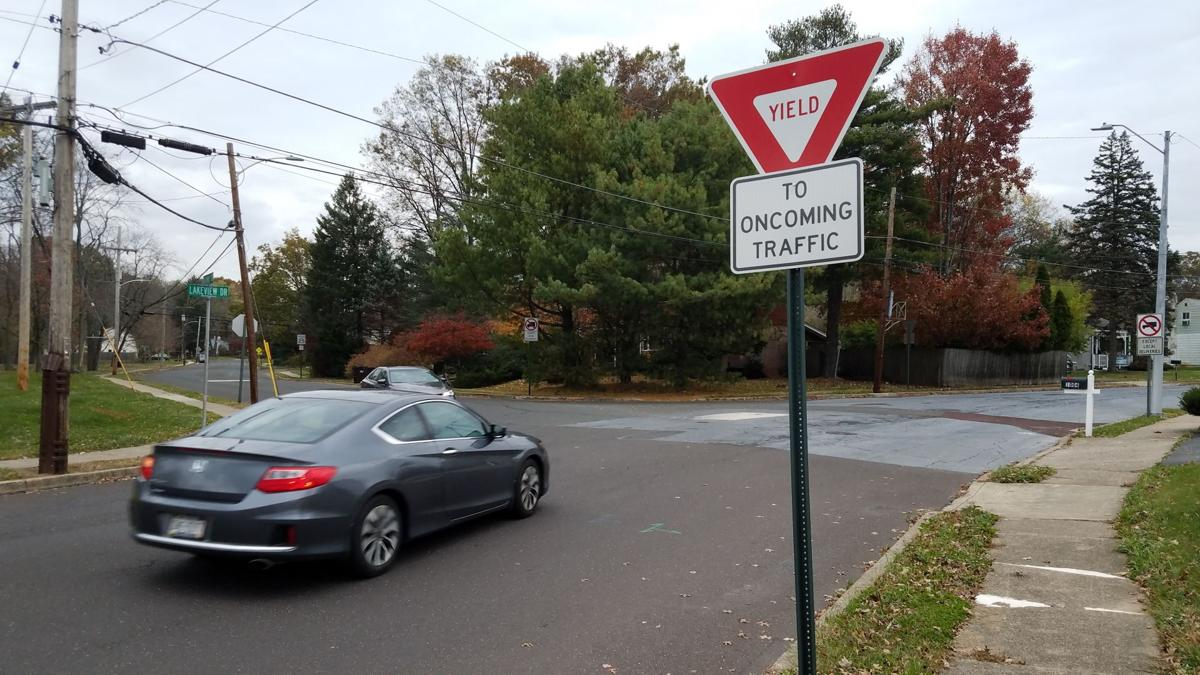
#> input picture img/yieldsign.jpg, 1200 x 675 px
$ jupyter execute object_detection.ipynb
#> lines starting #> are read from the running program, lines starting #| are printed output that depends on the picture
[cell 1]
#import the necessary libraries
import cv2
from matplotlib import pyplot as plt
#Open an image
img = cv2.imread("../img/yieldsign.jpg")
#> img is the input picture: shape (675, 1200, 3); mean B, G, R 110.1, 115.7, 117.4

#Convert image into RGB and Grayscale
img_gray = cv2.cvtColor(img, cv2.COLOR_BGR2GRAY)
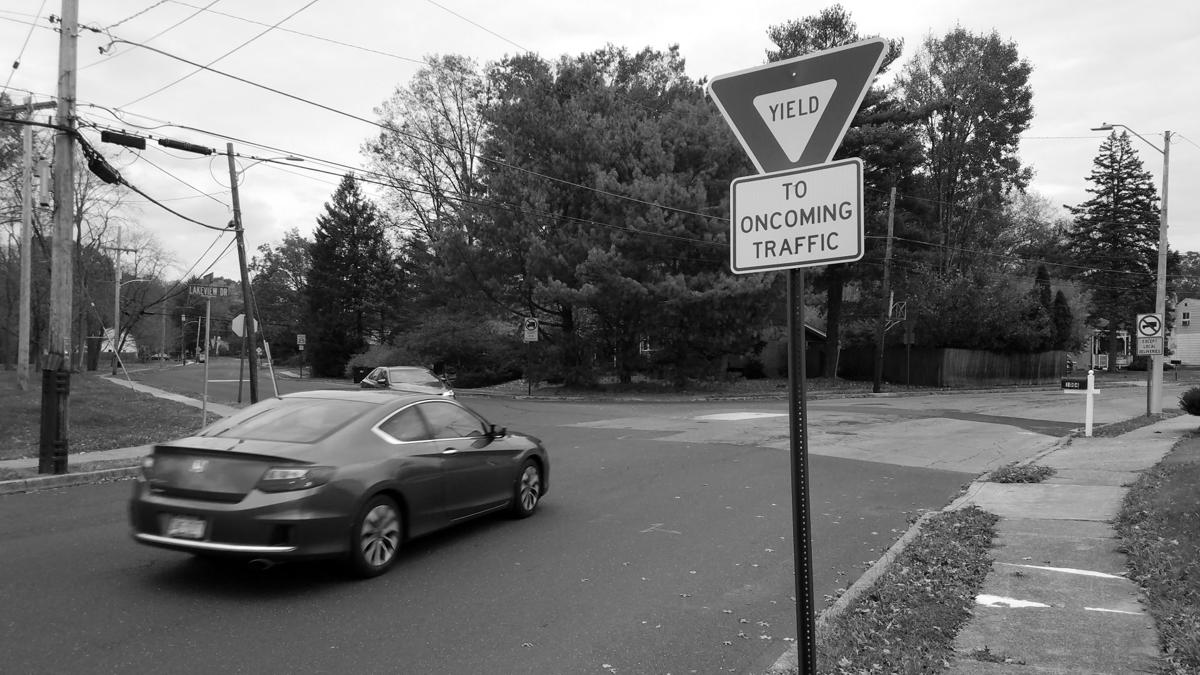
#> img_gray: shape (675, 1200); min 0, max 255, mean 115.6
img_rgb = cv2.cvtColor(img, cv2.COLOR_BGR2RGB)

#Create the environment for the picture
#output image to screen.
plt.subplot(1,1,1)
plt.imshow(img_rgb)
plt.show()

[cell 2]
stop_data = cv2.CascadeClassifier('stop_data.xml')
#Use detectMultiScale() function for OpenCV
found = stop_data.detectMultiScale(img_gray, minSize = (20, 20))
#> found = ()

#Don't change anything if there are no signs.
amount_found = len(found)
#> amount_found = 0

if amount_found != 0:
    #Check if there is more than one sign in the image
    for (x,y,width,height) in found:
        #Draw a rectangle around every recognized sign
        cv2.rectangle(img_rgb, (x,y), (x + height, y + width), (0, 255, 0), 5)
#Create the environment of the picture and display it.
plt.subplot(1,1,1)
plt.imshow(img_rgb)
plt.show()
